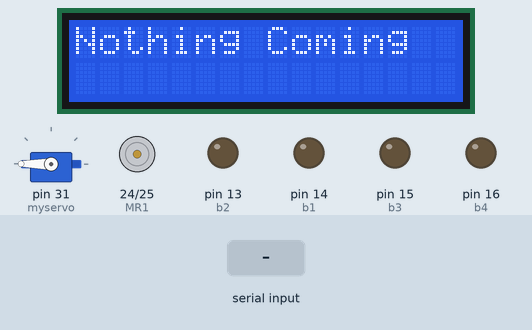
Simulated run of this sketch. Board: Arduino Mega 2560, built with avr-gcc and run on an emulated ATmega2560. Parts: servo, 16×2 character LCD, motor-driver pin pairs drawn as motors (green arrow = first pin HIGH = forward, orange = second pin HIGH = backward, longer = more drive), output pins drawn as LEDs (lit = HIGH). The test bench sets the inputs (shaded band). Pins used as bus, display or sensor lines are not drawn.

Above: at 1.7 s.
1.8 s: "W" received over Serial
At 1.97 s:
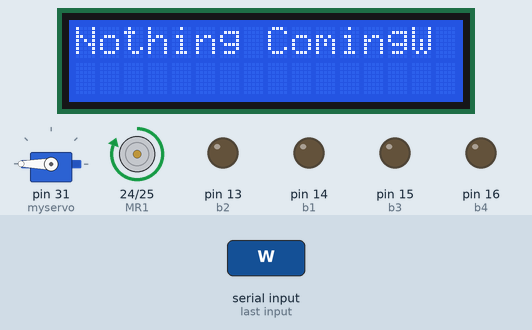
3.6 s: "S" received over Serial
At 3.76 s:
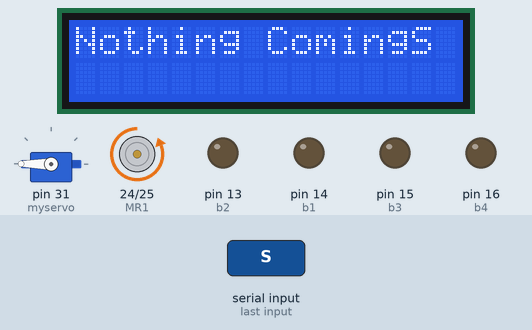
5.4 s: "A" received over Serial
At 5.57 s:
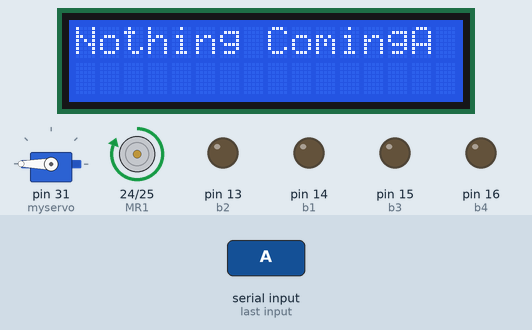
7.2 s: "D" received over Serial
At 7.38 s:
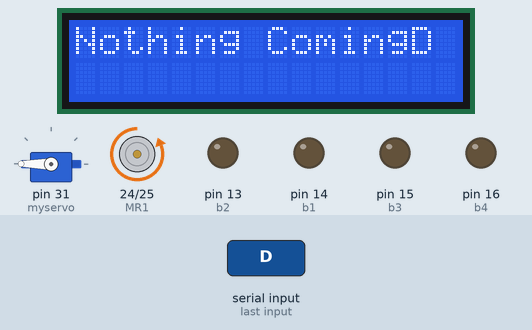
9.0 s: "Z" received over Serial
At 9.16 s:
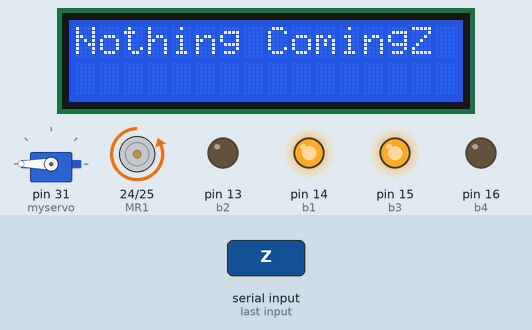
12.0 s: "K" received over Serial
At 12.19 s:
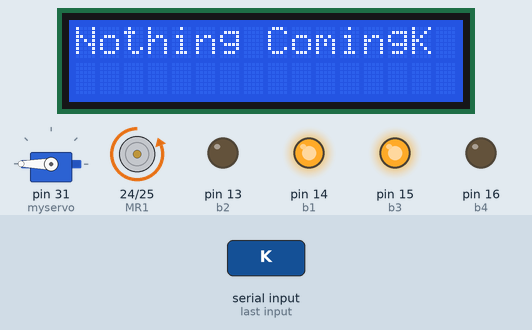
Timing chart, 0 to 15.0 s (numbered marks = the images above; inputs shaded):
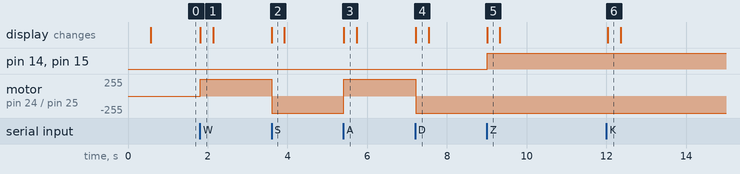

Measured:
- after the input at 1.8 s, motor on pin 24 (MR1) / pin 25 (MR2): stopped → forward 255/255 at once; the display: changes at once (image 1)
- after the input at 3.6 s, motor on pin 24 (MR1) / pin 25 (MR2): forward 255/255 → backward 255/255 at once; the display: changes at once (image 2)
- after the input at 5.4 s, motor on pin 24 (MR1) / pin 25 (MR2): backward 255/255 → forward 255/255 at once; the display: changes at once (image 3)
- after the input at 7.2 s, motor on pin 24 (MR1) / pin 25 (MR2): forward 255/255 → backward 255/255 at once; the display: changes at once (image 4)
- after the input at 9.0 s, pin 14 (b1), pin 15 (b3): LOW → HIGH at once; the display: changes at once (image 5)
- after the input at 12.0 s, the display: changes at once (image 6)

The sketch:

RoboARm.ino
```cpp
#include <LiquidCrystal.h>
#include <Servo.h>
#define ML1 0
#define ML2 1
#define MR1 24
#define MR2 25
#define b1 14
#define b2 13
#define b3 15
#define b4 16
LiquidCrystal lcd(12, 11, 5, 4, 3, 2);
Servo myservo;
int val=180;
void setup()
{
  // initialize the serial communications:
  Serial.begin(9600);
  // attach servo to 31
  myservo.attach(31);
  myservo.write(val);
  // initialize lcd
   lcd.begin(16, 2);
   lcd.print("ROBOTIC ARM");

  // robot motor
  pinMode(ML1,OUTPUT);
  pinMode(ML2,OUTPUT);
  pinMode(MR1,OUTPUT);
  pinMode(MR2,OUTPUT);
  // robot arm motor
  pinMode(b1,OUTPUT);
  pinMode(b2,OUTPUT);
  pinMode(b3,OUTPUT);
  pinMode(b4,OUTPUT);
  delay(500);
}

void loop()
{
lcd.clear();
while(!Serial.available())
{
  lcd.clear();
  lcd.print("Nothing Coming");
  delay(20);
}
  char getdata = Serial.read();  // if data available read it and move it to getdata
  // if received data is F move forward
  lcd.print(getdata);
  if(getdata == 'W')
    Fwd();
   // if received data is B move reverse
  if(getdata == 'S')
    Bck();
   // if received data is L move left
  if(getdata == 'A')
    Left();
   // if received data is R move right
  if(getdata == 'D')
    Right();
   // if received data is U move B1 motor move up
  if(getdata == 'Z')
  {
       digitalWrite(b1,HIGH);
       digitalWrite(b2,LOW);
  }
   // if received data is D move B1 motor move down
  if(getdata == 'X')
  {
      digitalWrite(b1,LOW);
      digitalWrite(b2,HIGH);
  }
   // if received data is Z move B2 motor move up
  if(getdata == 'Z')
  {
      digitalWrite(b3,HIGH);
      digitalWrite(b4,LOW);
  }
   // if received data is X move B2 motor move down
  if(getdata == 'X')
  {
      digitalWrite(b1,LOW);
      digitalWrite(b2,HIGH);
  }
   // if received data is K move griper OPen
  if(getdata == 'K' && val<=180)
   {
     val=val++;
     myservo.write(val);
     delay(15);
   }
   // if received data is L move griper Close
  if(getdata == 'J' && val>=100)
   {
     val=val--;
     myservo.write(val);
     delay(15);
   }
}


void Stop()              //Function to stop the robot
{
  digitalWrite(ML1,0);
  digitalWrite(ML2,0);
  digitalWrite(MR1,0);
  digitalWrite(MR2,0);
  digitalWrite(b1,LOW);
  digitalWrite(b2,LOW);
  digitalWrite(b3,LOW);
  digitalWrite(b4,LOW);

}

void Fwd()              //Function to move robot forward
{
  digitalWrite(ML1,1);
  digitalWrite(ML2,0);
  digitalWrite(MR1,1);
  digitalWrite(MR2,0);
  delay(50);
}

void Bck()              //Function to move robot back
{
  digitalWrite(ML1,0);
  digitalWrite(ML2,1);
  digitalWrite(MR1,0);
  digitalWrite(MR2,1);
  delay(50);
}

void Left()              //Function to move robot sharp left
{
  digitalWrite(ML1,0);
  digitalWrite(ML2,1);
  digitalWrite(MR1,1);
  digitalWrite(MR2,0);
  delay(50);
}

void Right()              //Function to move robot sharp right
{
  digitalWrite(ML1,1);
  digitalWrite(ML2,0);
  digitalWrite(MR1,0);
  digitalWrite(MR2,1);
  delay(50);
}
```
